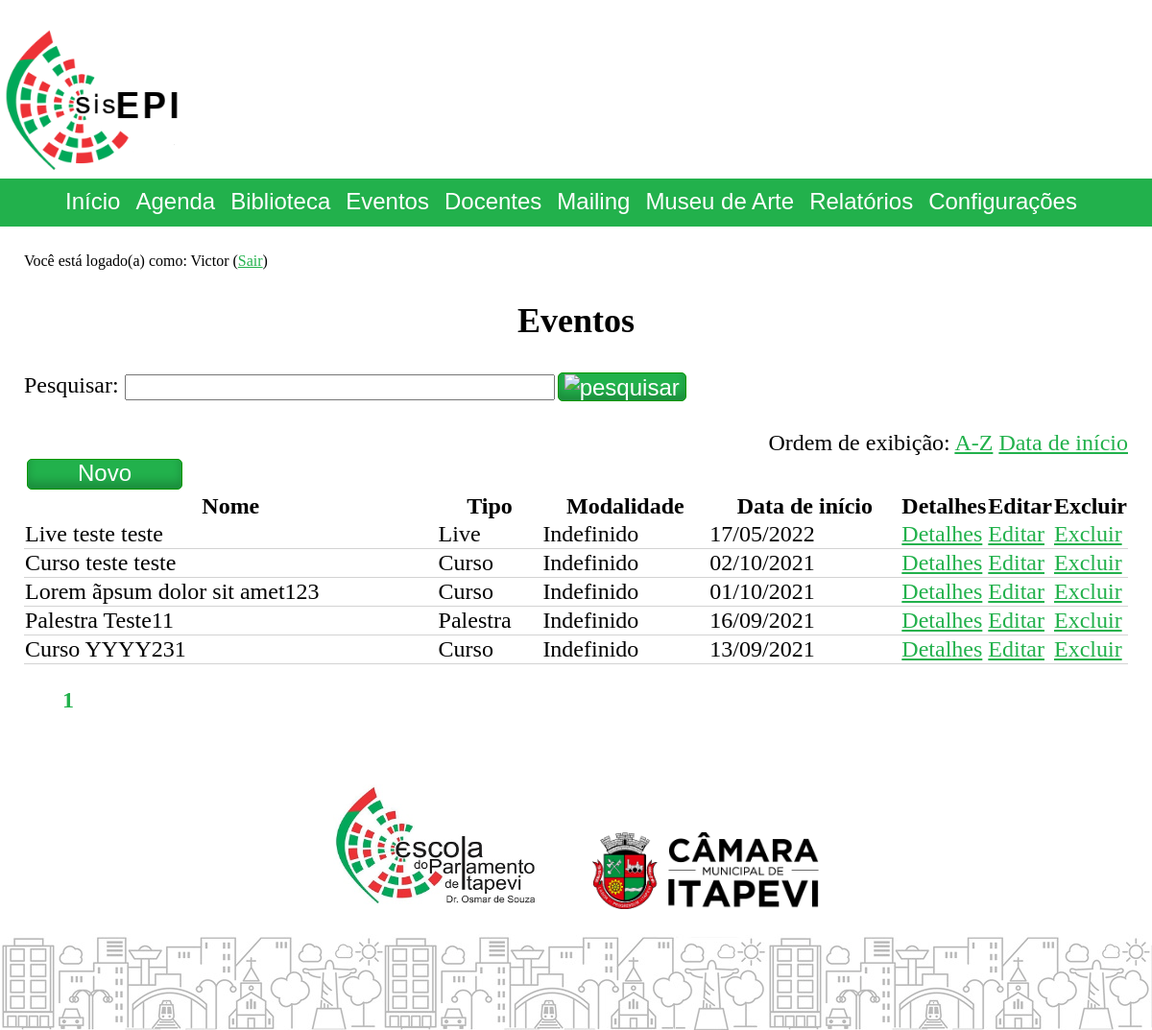
/index.php?cont=events&action=home (signed in), run on an earlier commit of the app's database.
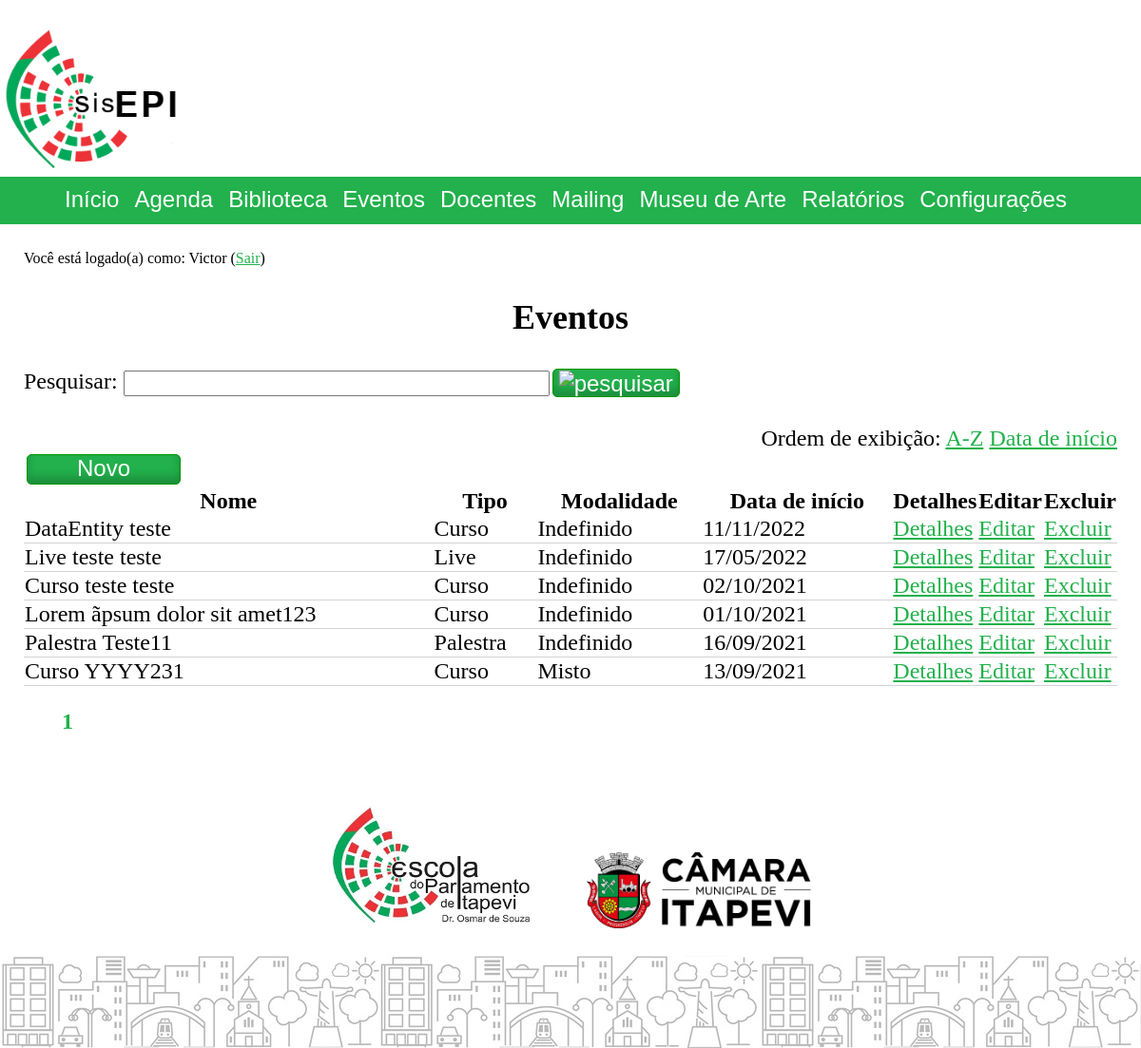
And on a later commit of the database.
### tables this page shows
CREATE TABLE `events` (
  `id` int UNSIGNED NOT NULL,
  `name` varchar(120) DEFAULT 'Evento sem nome',
  `typeId` int NOT NULL,
  `subscriptionListNeeded` tinyint(1) DEFAULT NULL,
  `subscriptionListOpeningDate` date DEFAULT NULL,
  `subscriptionListClosureDate` date DEFAULT NULL,
  `maxSubscriptionNumber` int DEFAULT NULL,
  `allowLateSubscriptions` tinyint(1) NOT NULL DEFAULT '0',
  `posterImageAttachmentFileName` varchar(120) DEFAULT NULL,
  `responsibleForTheEvent` varchar(120) DEFAULT NULL,
  `customInfosJson` json DEFAULT NULL,
  `moreInfos` mediumtext,
  `certificateText` varchar(500) DEFAULT NULL,
  `certificateBgFile` varchar(255) DEFAULT NULL,
  `checklistId` int DEFAULT NULL,
  `surveyTemplateId` int UNSIGNED DEFAULT NULL,
  `subscriptionTemplateId` int NOT NULL
);

CREATE TABLE `enums` (
  `type` varchar(10) NOT NULL,
  `id` int UNSIGNED NOT NULL,
  `value` varchar(120) NOT NULL
);

### controller/component/DataGrid.class.php (called while the page is built, shortened)
<?php
class DataGridComponent extends ComponentBase
{
	public function __construct($dataRowsArray = null)
	{
		$this->dataRows = $dataRowsArray;
	}
	public ?array $dataRows;
	public ?string $detailsButtonURL = null, $editButtonURL = null, $deleteButtonURL = null;
	public ?string $RudButtonsFunctionParamName = "id";
	public array $columnsToHide = [];
	public function render()
	{
		$dataRows = $this->dataRows;
		$columnsToHide = $this->columnsToHide;
		$detailsButtonURL = $this->detailsButtonURL;
		$editButtonURL = $this->editButtonURL;
		$deleteButtonURL = $this->deleteButtonURL;
		$RudButtonsFunctionParamName = $this->RudButtonsFunctionParamName;
		$view = $this->get_view();
		require($view);
	}
}

### model/SqlSelector.php (called while the page is built, shortened)
<?php
class SqlSelector
{
    private array $selectColumns = [];
    private string $fromTable;
    private array $joins = [];
    private string $groupBy;
    private string $orderBy;
    private string $limit;
    private array $values = [];
    private string $bindParamTypes = "";
    public function setTable($table)
    {
        $this->fromTable = $table;
    }
    public function addSelectColumn($col)
    {
        $this->selectColumns[] = $col;
    }
    public function addJoin($join)
    {
        $this->joins[] = $join;
    }
    public function setGroupBy($groupBy)
    {
        $this->groupBy = $groupBy;
    }
    public function setOrderBy($orderBy)
    {
        $this->orderBy = $orderBy;
    }
    public function setLimit($limit)
    {
        $this->limit = $limit;
    }
    public function addValues(string $bindParamTypes, array $valuesArray)
    {
        $this->bindParamTypes .= $bindParamTypes;
        $this->values = [...$this->values, ...$valuesArray];
    }
    public function run(mysqli $conn, int $mode = self::RETURN_SINGLE_ASSOC)
    {
        $finalSql = "SELECT " . implode(',', $this->selectColumns) . " FROM " . $this->fromTable . ' ' .
        implode(' ', $this->joins) . ' ';
        if (!empty($this->groupBy))
            $finalSql .= 'GROUP BY ' . $this->groupBy . ' ';
        if (!empty($this->orderBy))
            $finalSql .= 'ORDER BY ' . $this->orderBy . ' ';
        if (!empty($this->limit))
            $finalSql .= 'LIMIT ' . $this->limit . ' ';
        $stmt = $conn->prepare($finalSql);
        if (strlen($this->bindParamTypes) > 0)
            $stmt->bind_param($this->bindParamTypes, ...$this->values);
        $stmt->execute();
        $result = $stmt->get_result();
        $output = null;
        switch ($mode)
        {
            case self::RETURN_ALL_ASSOC:
                $output = $result->num_rows > 0 ? $result->fetch_all(MYSQLI_ASSOC) : [];
                break;
            case self::RETURN_FIRST_COLUMN_VALUE:
            default:
                $output = $result->num_rows > 0 ? $result->fetch_row()[0] : null;
                break;
        }
        return $output;
    }
}

### model/events/Event.php (called while the page is built, shortened)
<?php
class Event extends DataEntity
{
    protected string $databaseTable = 'events';
    public function getMultiplePartially(mysqli $conn, $page, $numResultsOnPage, $_orderBy, $searchKeywords) : array
    {
        $selector = new SqlSelector();
        $selector->addSelectColumn('events.id ');
        $selector->addSelectColumn('events.name ');
        $selector->addSelectColumn('MIN(eventdates.date) AS date ');
        $selector->addSelectColumn('enums.value AS typeName ');
        $selector->addSelectColumn("(SELECT group_concat(COALESCE(eventlocations.type, 'null')) from eventdates left join eventlocations on eventlocations.id = eventdates.locationId where eventdates.eventId = events.id) as locTypes ");
        $selector->setTable($this->databaseTable);
        $selector->addJoin('INNER JOIN eventdates ON eventdates.eventId = events.id ');
        $selector->addJoin("inner JOIN enums on enums.type = 'EVENT' and enums.id = events.typeId ");
        $selector->setGroupBy("{$this->databaseTable}.id, {$this->databaseTable}.name ");
        switch ($_orderBy)
        {
            case 'date':
            default:
                $selector->setOrderBy('eventdates.date DESC ');
                break;
        }
		$calc_page = ($page - 1) * $numResultsOnPage;
        $selector->setLimit(' ?,? ');
        $selector->addValues('ii', [ $calc_page, $numResultsOnPage ]);
        $drs = $selector->run($conn, SqlSelector::RETURN_ALL_ASSOC);
        $output = [];
        foreach ($drs as $dr)
        {
            $new = new Event();
            $new->fillPropertiesFromDataRow($dr);
            $output[] = $new;
        }
        return $output;
    }
}

### controller/events.controller.php (called while the page is built, shortened)
<?php
require_once("model/database/events.database.php");
require_once "model/events/Event.php";
final class events extends BaseController
{
	public function home()
	{
		require_once("controller/component/DataGrid.class.php");
		$conn = createConnectionAsEditor();
		$getter = new \Model\Events\Event();
		$paginatorComponent = new PaginatorComponent($getter->getCount($conn, $_GET['q'] ?? ''), 20);
		$events = $getter->getMultiplePartially($conn,
												$paginatorComponent->pageNum,
												$paginatorComponent->numResultsOnPage,
												$_GET['orderBy'] ?? '',
												$_GET['q'] ?? '');
		$outputDataRows = Data\transformDataRows($events,
		[
			'id' => fn($r) => $r->id,
			'Nome' => fn($r) => $r->name,
			'Tipo' => fn($r) => $r->getOtherProperties()->typeName,
			'Modalidade' => fn($r) => Data\getEventMode($r->getOtherProperties()->locTypes),
			'Data de início' => fn($r) => date_format(date_create($r->getOtherProperties()->date), "d/m/Y")
		]);
		$dataGridComponent = new DataGridComponent($outputDataRows);
		$dataGridComponent->detailsButtonURL = URL\URLGenerator::generateSystemURL("events", "view", "{param}");
		$dataGridComponent->editButtonURL = URL\URLGenerator::generateSystemURL("events", "edit", "{param}");
		$dataGridComponent->deleteButtonURL = URL\URLGenerator::generateSystemURL("events", "delete", "{param}");
	}
}

### includes/URL/URLGenerator.php (called while the page is built, shortened)
<?php
abstract class URLGenerator
{
	public static bool $useFriendlyURL;
	private static function appendQueryString($queryString = null, $directFileAccess = false)
	{
		$qsFinal = "";
		if (!empty($qsFinal))
			return self::$useFriendlyURL || $directFileAccess ? "?$qsFinal" : "&$qsFinal";
		else
			return "";
	}
	public static function generateSystemURL($controller, $action = "home", $id = null, $queryString = null)
	{
		$url = self::$useFriendlyURL ? self::URLBase . "/$controller/$action" : self::URLBase . "/index.php?cont=$controller&action=$action";
		if (!empty($id))
			$url .= self::$useFriendlyURL ? "/$id" : "&id=$id";
		$url .= self::appendQueryString($queryString);
		return $url;
	}
}

### view/component/DataGrid.view.php (the view, shortened to what the changed rows need)
<?php
if (isset($dataRows[0]))
{
	function formatCellContent($value)
	{
		if ($value instanceof DataGridIcon)
			return $value->generateHTML();
		else
			return nl2br(hsc($value));
	}
?>
<table>
	<thead>
		<tr>
			<?php
			$count = 0;
			foreach ($dataRows[0] as $column => $value)
			{
				$count++;
				if (in_array($column, $columnsToHide) === false)
				{
					echo "<th>" . $column . "</th>";
				}
				if ($count === count($dataRows[0]))
				{
					if (isset($detailsButtonURL) && !isset($columnNameAsDetailsButton)) echo '<th class="shrinkCell">Detalhes</th>';
					if (isset($editButtonURL)) echo '<th class="shrinkCell">Editar</th>';
					if (isset($deleteButtonURL)) echo '<th class="shrinkCell">Excluir</th>';
				}
			}
			?>
		</tr>
	</thead>
	<tbody>
		<?php
		foreach ($dataRows as $row)
		{
			echo "<tr>";
			$count = 0;
			foreach ($row as $column => $value)
			{
				$count++;
				if (in_array($column, $columnsToHide) === false)
				{
					if (isset($columnNameAsDetailsButton) && $columnNameAsDetailsButton === $column)
					{
						echo '<td><a href="' . str_replace("{param}", $row[$RudButtonsFunctionParamName], $detailsButtonURL) . '">' . formatCellContent($value) . '</a></td>';
					}
					else
					{
						echo "<td>" . formatCellContent($value) . "</td>";
					}
				}
				if ($count === count($row))
				{
					if (isset($detailsButtonURL) && !isset($columnNameAsDetailsButton)) echo '<td class="shrinkCell"><a href="' . str_replace("{param}", $row[$RudButtonsFunctionParamName], $detailsButtonURL) .  '">Detalhes</a></td>';
					if (isset($editButtonURL)) echo '<td class="shrinkCell"><a href="' . str_replace("{param}", $row[$RudButtonsFunctionParamName], $editButtonURL) . '">Editar</a></td>';
					if (isset($deleteButtonURL)) echo '<td class="shrinkCell"><a href="' . str_replace("{param}", $row[$RudButtonsFunctionParamName], $deleteButtonURL) . '">Excluir</a></td>';
				}
			}
			echo "</tr>";
		}
		?>
	</tbody>
</table>
<?php
}
else
	echo "Não há dados disponíveis.";
?>

What changed in the data, as far as the page shows it:
added events: name "DataEntity teste", enums.value "Curso", value "Indefinido", value "11/11/2022"
Also different on the page:
new list line: "Misto"
list line gone: "Indefinido"
